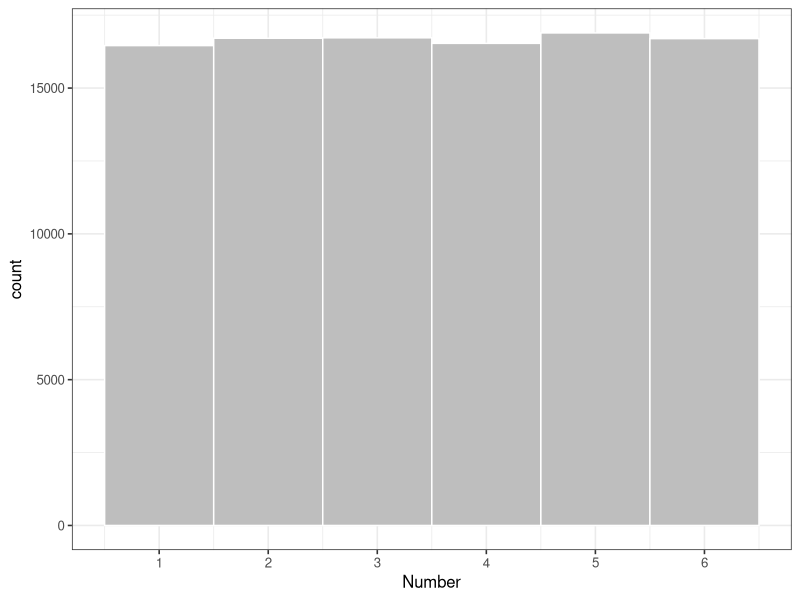
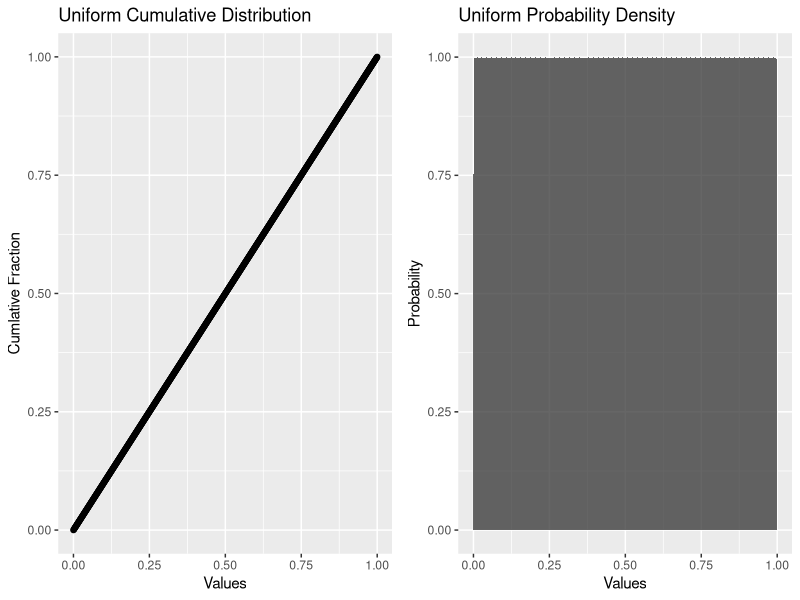
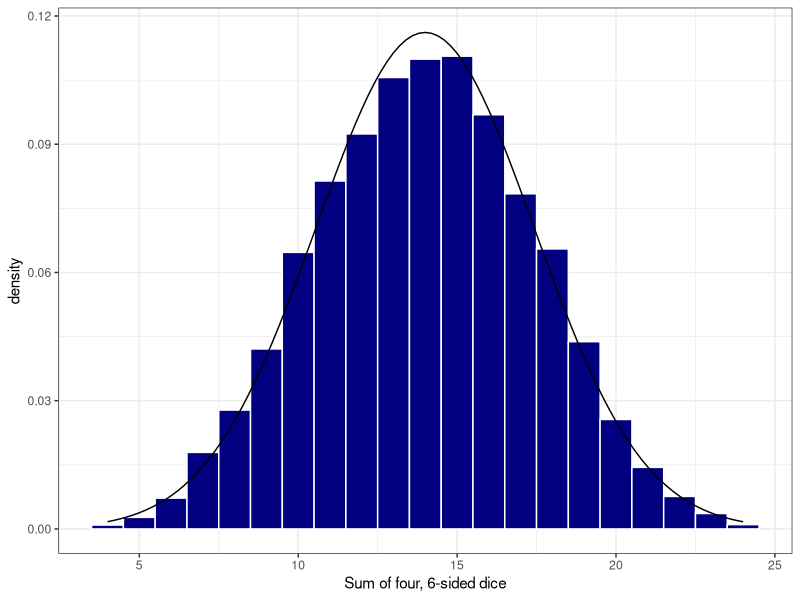
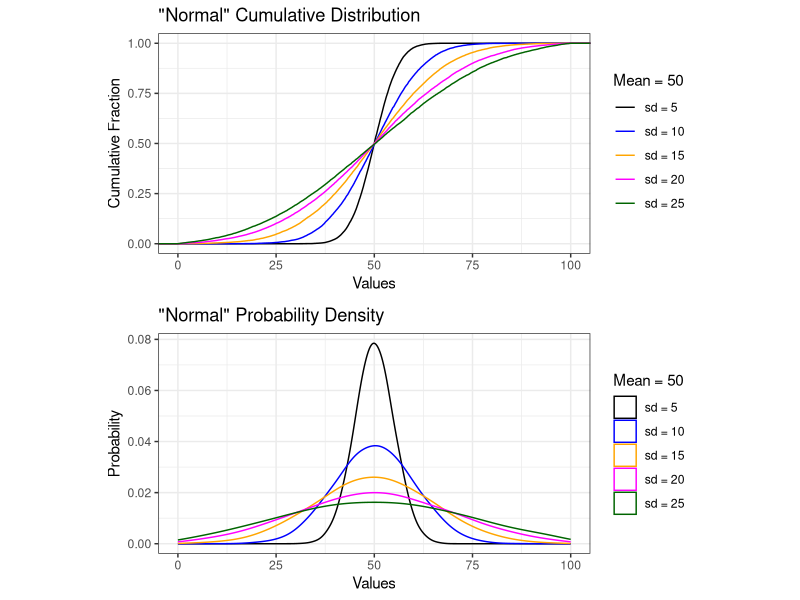
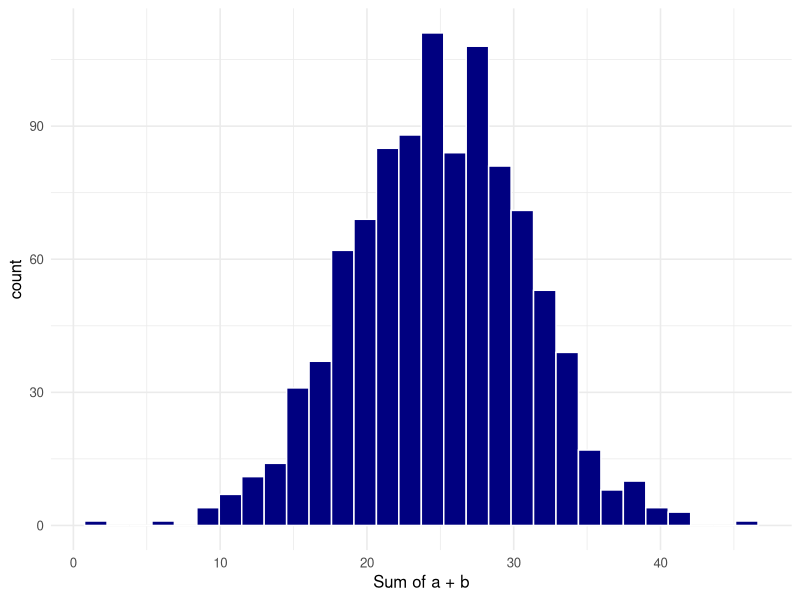
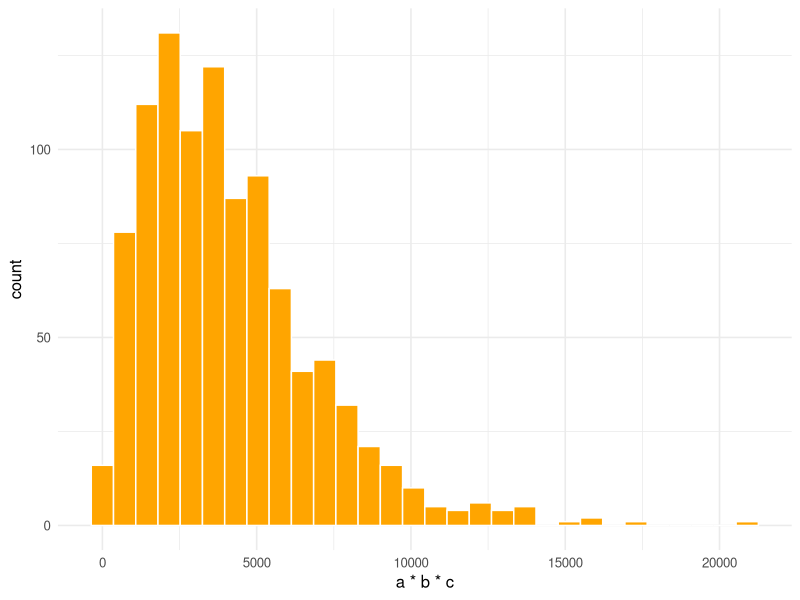
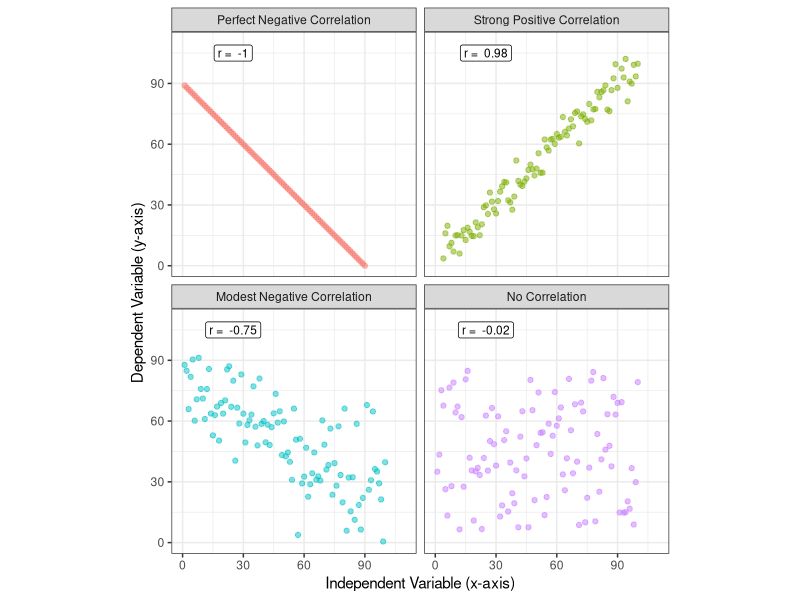

The R source for these figures, in order: (Note: this script raises an error after producing the figures.)
## ---- chunk 1
library(tidyverse)
library(gridExtra)
library(grid)
library(broom)
knitr::opts_chunk$set(echo = TRUE, cache = TRUE)
## ---- chunk 2
#create a uniform distribition for the first roll of a 6-sided die
six_sided <- tibble(
  rolls = ceiling(runif(10e4, min=1, max=7))
)

#create a histogram of the probability density for a uniform distribution 
ggplot(data = six_sided, aes(x = rolls)) +
  geom_histogram(
      breaks = seq(1,7,1), 
      fill = "grey",
      color = "white") +
  xlab("Number") +
  scale_x_continuous(breaks = c(0.5, 1.5, 2.5, 3.5, 4.5, 5.5, 6.5),
                     labels = as.factor(seq(0,6,1))) +
  theme_bw(base_size = 12)
## ---- chunk 3
unif_dist2<-tibble(data = seq(0,1,0.001), 
                  quant = seq(0,1,0.001))
                  

unif_cdf <- ggplot(data = unif_dist2) +
  geom_point(aes(x=quant, y = data)) +
  labs(title = "Uniform Cumulative Distribution",
       y ="Cumlative Fraction",
       x = "Values")

unif_hist <- ggplot(data = unif_dist2) +
  stat_density(aes(x = data),
                 outline.type = "full",
               kernel = "gaussian",
               n = 4096,
               alpha = 0.75,
               bw = .001) +
  labs(title = "Uniform Probability Density",
       y = "Probability",
       x = "Values")

grid.arrange(unif_cdf, unif_hist, ncol=2)

## ---- chunk 4
#sample a uniform distribution between 0 and 6, replicate 1000 times
#use 'ceiling' function to round up results
four_dice <- tibble(sum = replicate(10000, runif(4, min=0, max=6) %>% 
                         ceiling() %>% 
                         sum() #sum the result
                       ))
ggplot(data = four_dice) +
  geom_histogram(aes(x = sum, after_stat(density)),
                 bins = 21,
                 fill = "navy",
                 color = "white") + 
  stat_function(fun = dnorm, n = 101, 
                args = list(
                  mean = mean(four_dice$sum), 
                  sd = sd(four_dice$sum)
                  )
                ) +
  xlab("Sum of four, 6-sided dice") +
  theme_bw()

## ---- chunk 5
norm2 <- tibble(a = rnorm(n = 20000, mean = 50, sd = 5),
                b = rnorm(n = 20000, mean = 50, sd = 10),
                c = rnorm(n = 20000, mean = 50, sd = 15),
                d = rnorm(n = 20000, mean = 50, sd = 20),
                e = rnorm(n = 20000, mean = 50, sd = 25))

normal_ecdf <- ggplot(data = norm2) +
  stat_ecdf(aes(x = a, color = "sd = 5")) +
  stat_ecdf(aes(x = b, color = "sd = 10")) +
  stat_ecdf(aes(x = c, color = "sd = 15")) +
  stat_ecdf(aes(x = d, color = "sd = 20")) +
  stat_ecdf(aes(x = e, color = "sd = 25")) +
  xlim(0,100) +
  labs(title = "\"Normal\" Cumulative Distribution",
       x = "Values",
       y = "Cumulative Fraction") +
  scale_color_manual(values = c("black", "blue", "orange", "magenta", "darkgreen"), 
                     breaks=c("sd = 5","sd = 10","sd = 15", "sd = 20", "sd = 25"),
                     name = "Mean = 50") +
  theme_bw()

normal_density<- ggplot(data = norm2) +
  geom_density(aes(x = a, color = "sd = 5"),
               adjust = 2) +
  geom_density(aes(b, color = "sd = 10"),
               adjust = 2) +
  geom_density(aes(c, color = "sd = 15"),
               adjust = 2) +
  geom_density(aes(d, color = "sd = 20"),
               adjust = 2) +
  geom_density(aes(e, color = "sd = 25"),
               adjust = 2) +
  xlim(0,100) +
  labs(title = "\"Normal\" Probability Density",
       x = "Values",
       y = "Probability") +
  scale_color_manual(values = c("black", "blue", "orange", "magenta", "darkgreen"), 
                     breaks=c("sd = 5","sd = 10","sd = 15", "sd = 20", "sd = 25"),
                     name = "Mean = 50") +
  theme_bw() 

grid.arrange(normal_ecdf, normal_density, 
             nrow=2, 
             respect=TRUE, 
             heights = c(0.5, 0.5))


## ---- chunk 6
#create two variables that are normally distributed
normal_data <- tibble(a = rnorm(n=1000, mean = 15, sd = 5),
                   b = rnorm(n=1000, mean = 10, sd = 3))
## ---- chunk 7
#add those variables together and you get a normal distribution
normal_data %>% mutate(c = a + b) -> normal_data

ggplot2::ggplot(data = normal_data) + 
  geom_histogram(aes(c),
                 bins = 30,
                 fill = "navy",
                 color = "white") +
  xlab("Sum of a + b") +
  theme_minimal(base_size = 12)
#ggsave("./images/hist_a_b.png", dpi = 150)
## ---- chunk 8
#multiply together three normal variables
normal_data %>% 
  mutate(d = sample(a*b*c, 1000)) -> log_data

ggplot2::ggplot(data = log_data) + 
  geom_histogram(aes(d),
                 bins = 30,
                 fill = "orange",
                 color = "white") +
  xlab("a * b * c") +
  theme_minimal(base_size = 12) 
#ggsave("./images/hist_skew_out.png", dpi = 150)
## ---- chunk 9
set.seed(7)
corr_plots1 <- tibble(
  x = 1:100,
  y1 = 90 - x,
  y2 = map_dbl(x, ~ (.x*(rnorm(1, mean = 1,  sd = 0.06)) 
                     + rnorm(1, mean = 0, sd = 5))),
  y3 = map_dbl(x, ~ (70 - .x*(rnorm(1, mean = 0.6,  sd = 0.15)) 
                     + rnorm(1, mean = 10, sd = 10))),
  y4 = runif(100, 5, 85)) %>%
  pivot_longer(y1:y4, names_to = "type") %>%
  mutate(type = as.factor(type))

levels(corr_plots1$type) <- c("Perfect Negative Correlation", 
                              "Strong Positive Correlation", 
                              "Modest Negative Correlation", 
                              "No Correlation")

cor_results <- corr_plots1 %>%
  group_by(type) %>%
  summarise(r.pearson = cor(x,value)) 
## ---- chunk 10
pearson_plot <- ggplot(data = corr_plots1,
       aes(x = x, y = value)) +
  geom_point(aes(color = type),
             alpha = 0.5) +
  facet_wrap(facets = vars(type),
             ncol = 2) +
   geom_label(x = 25, y = 105, 
            data = cor_results, 
            aes(label = paste("r = ", round(r.pearson, 2))),
            size = 3) +
  theme_bw() +
  xlim(0,110) +
  ylim(0,110) +
  coord_fixed(ratio=1.0) +
  labs(x = "Independent Variable (x-axis)",
       y = "Dependent Variable (y-axis)") +
  theme(legend.position = "none")
 
pearson_plot 
## ---- chunk 11

knitr::include_graphics(path = "./images/pearson_anno.png")
## ---- chunk 12
set.seed(9)
x <- 1:100
y <- x + runif(n = 100, min = -25, max = 25)

cor(x, y)
## ---- chunk 13
set.seed(10)
x <- 1:100
y <- x^4 

cor(x, y)
